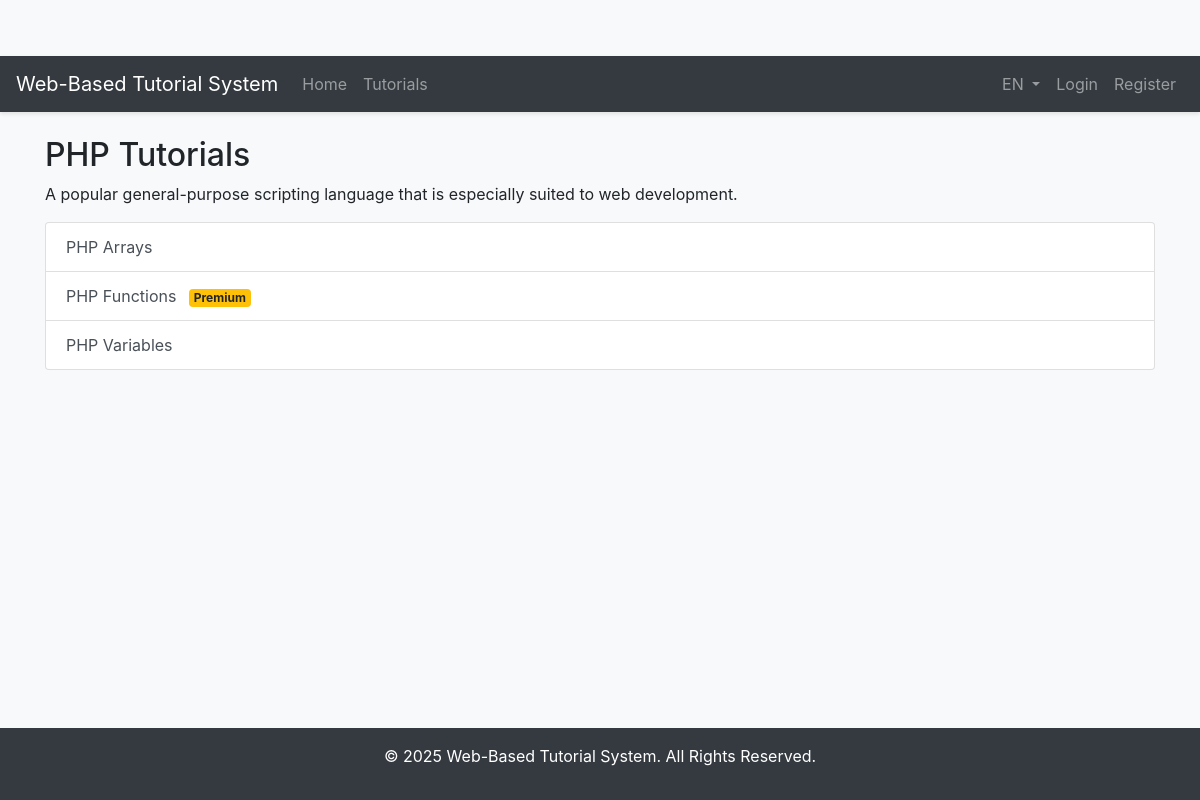
/tutorials/topic.php?id=1, run on the app's committed database.
### tables this page shows
CREATE TABLE `topic_translations` (
  `id` int(11) NOT NULL,
  `topic_id` int(11) NOT NULL,
  `language` varchar(5) NOT NULL,
  `name` varchar(255) NOT NULL,
  `description` text DEFAULT NULL
);

CREATE TABLE `tutorial_translations` (
  `id` int(11) NOT NULL,
  `tutorial_id` int(11) NOT NULL,
  `language` varchar(5) NOT NULL,
  `title` varchar(255) NOT NULL
);

### includes/language.php (called while the page is built, shortened)
<?php
$default_lang = 'en';
$lang_to_use = $default_lang;
function trans($key) {
    global $lang;
    if (isset($lang[$key])) {
        return $lang[$key];
    } else {
        return $key;
    }
}
?>

### tutorials/topic.php (the view, shortened to what this page needs)
<?php
require_once '../includes/db.php';
include '../includes/header.php';
$topic_id = isset($_GET['id']) ? (int)$_GET['id'] : 0;
$stmt_topic = $conn->prepare("SELECT tt.name, tt.description FROM topics t JOIN topic_translations tt ON t.id = tt.topic_id WHERE t.id = ? AND tt.language = ?");
$stmt_topic->bind_param("is", $topic_id, $lang_to_use);
$stmt_topic->execute();
$result_topic = $stmt_topic->get_result();
$topic = $result_topic->fetch_assoc();
$stmt_tutorials = $conn->prepare("
    SELECT t.id, t.is_premium, tt.title
    FROM tutorials t
    JOIN tutorial_translations tt ON t.id = tt.tutorial_id
    WHERE t.topic_id = ? AND tt.language = ?
    ORDER BY tt.title ASC
");
$stmt_tutorials->bind_param("is", $topic_id, $lang_to_use);
$stmt_tutorials->execute();
$result_tutorials = $stmt_tutorials->get_result();
?>
<div class="row">
    <div class="col-md-12">
        <h2><?php echo sprintf(trans('tutorials_for_topic'), htmlspecialchars($topic['name'])); ?></h2>
        <p><?php echo htmlspecialchars($topic['description']); ?></p>
    </div>
</div>
<div class="row">
    <div class="col-md-12">
        <div class="list-group">
            <?php if ($result_tutorials->num_rows > 0): ?>
                <?php while ($row = $result_tutorials->fetch_assoc()): ?>
                    <a href="lesson.php?id=<?php echo $row['id']; ?>" class="list-group-item list-group-item-action">
                        <?php echo htmlspecialchars($row['title']); ?>
                        <?php if ($row['is_premium']): ?>
                            <span class="badge badge-warning ml-2"><?php echo trans('premium_badge'); ?></span>
                        <?php endif; ?>
                    </a>
                <?php endwhile; ?>
            <?php else: ?>
                <p><?php echo trans('no_tutorials_found'); ?></p>
            <?php endif; ?>
        </div>
    </div>
</div>
<?php include '../includes/footer.php'; ?>

### assets/css/style.css (style rules this page uses)
body { background-color: #f8f9fa; padding-top: 56px; }
.badge-warning { background-color: #ffc107; color: #212529; }

### data on the page
topic_translations: name "PHP Tutorials", description "A popular general-purpose scripting language that is especially suited to web development."
tutorial_translations: title "PHP Arrays"
tutorial_translations: title "PHP Functions"
tutorial_translations: title "PHP Variables"

### other printed values
trans('app_title') "Web-Based Tutorial System"
trans('nav_home') "Home"
trans('nav_tutorials') "Tutorials"
$lang_to_use "EN"
trans('nav_login') "Login"
trans('nav_register') "Register"
